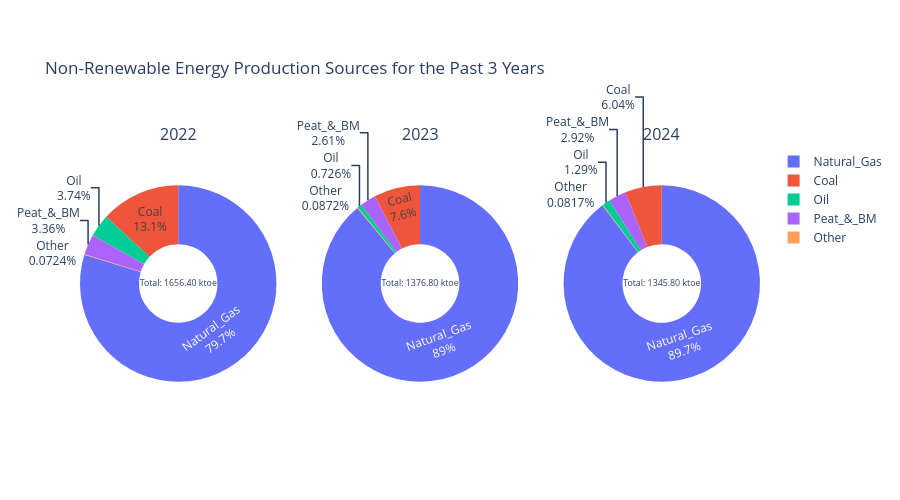

The cell this chart's notebook holds for it:
### Markdown cell above
The charts show that wind energy is the dominant source of renewable energy, having above 80% contribution for the last 3 years. There is also an observable growth in solar farms from a contribution of 0.101% in 2022 to 5.26% in 2024. There is a reduced output of energy produced by waste. The gross renewable energy generated is above 1000 ktoe for the past 3 years.

### Code cell
generate_pie_chart(ie_power_production_df, 2021, 2025, nonrenewable_energy, 'Non-Renewable Energy Production Sources for the Past 3 Years')

### Figure 1 — Plotly figure (JSON) as saved in the notebook; plotly's stock layout.template omitted (floating-point values rounded to 4 significant figures)
{"data": [{"domain": {"x": [0, 0.2889], "y": [0, 1]}, "hole": 0.4, "hoverinfo": "label+percent+value", "labels": ["Coal", "Natural_Gas", "Oil", "Peat_&_BM", "Other"], "name": "2022.0", "textinfo": "label+percent", "title": {"text": "Total: 1656.40 ktoe"}, "type": "pie", "values": [216.7, 1321.0, 61.9, 55.7, 1.2]}, {"domain": {"x": [0.3556, 0.6444], "y": [0, 1]}, "hole": 0.4, "hoverinfo": "label+percent+value", "labels": ["Coal", "Natural_Gas", "Oil", "Peat_&_BM", "Other"], "name": "2023.0", "textinfo": "label+percent", "title": {"text": "Total: 1376.80 ktoe"}, "type": "pie", "values": [104.6, 1225.0, 10, 35.9, 1.2]}, {"domain": {"x": [0.7111, 1], "y": [0, 1]}, "hole": 0.4, "hoverinfo": "label+percent+value", "labels": ["Coal", "Natural_Gas", "Oil", "Peat_&_BM", "Other"], "name": "2024.0", "textinfo": "label+percent", "title": {"text": "Total: 1345.80 ktoe"}, "type": "pie", "values": [81.3, 1207.0, 17.4, 39.3, 1.1]}], "layout": {"annotations": [{"font": {"size": 16}, "showarrow": false, "text": "2022", "x": 0.1444, "xanchor": "center", "xref": "paper", "y": 1, "yanchor": "bottom", "yref": "paper"}, {"font": {"size": 16}, "showarrow": false, "text": "2023", "x": 0.5, "xanchor": "center", "xref": "paper", "y": 1, "yanchor": "bottom", "yref": "paper"}, {"font": {"size": 16}, "showarrow": false, "text": "2024", "x": 0.8556, "xanchor": "center", "xref": "paper", "y": 1, "yanchor": "bottom", "yref": "paper"}], "height": 500, "title": {"text": "Non-Renewable Energy Production Sources for the Past 3 Years"}}}
